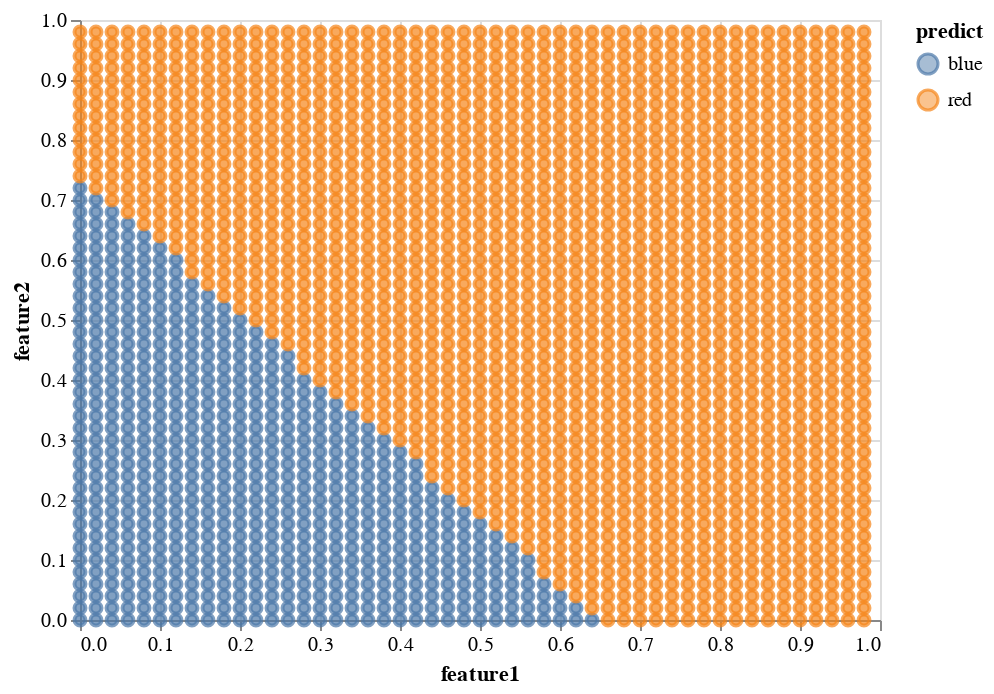

The notebook cell saved with this chart:
### Markdown cell above
We can also check the behavior of our classifier on all possible inputs.

### Code cell
all_df = pd.read_csv("https://srush.github.io/BT-AI/notebooks/all_points.csv")
all_df["predict"] = model.predict(all_df[["feature1", "feature2"]])
chart = (alt.Chart(all_df)
    .mark_point()
    .encode(
        x = "feature1",
        y = "feature2",
        color="predict",
        fill = "predict",
    ))
chart

### Figure 1 — Vega-Lite specification as saved in the notebook (floating-point values rounded to 4 significant figures; data arrays with more than 128 entries replaced by an {"elided": "..."} marker saying what was removed)
{"config": {"view": {"continuousWidth": 400, "continuousHeight": 300}}, "data": {"name": "data-b18743177d3a4dd0c9acde6424bfa86b"}, "mark": "point", "encoding": {"color": {"type": "nominal", "field": "predict"}, "fill": {"type": "nominal", "field": "predict"}, "x": {"type": "quantitative", "field": "feature1"}, "y": {"type": "quantitative", "field": "feature2"}}, "$schema": "https://vega.github.io/schema/vega-lite/v4.8.1.json", "datasets": {"data-b18743177d3a4dd0c9acde6424bfa86b": {"elided": "2500 records"}}}
